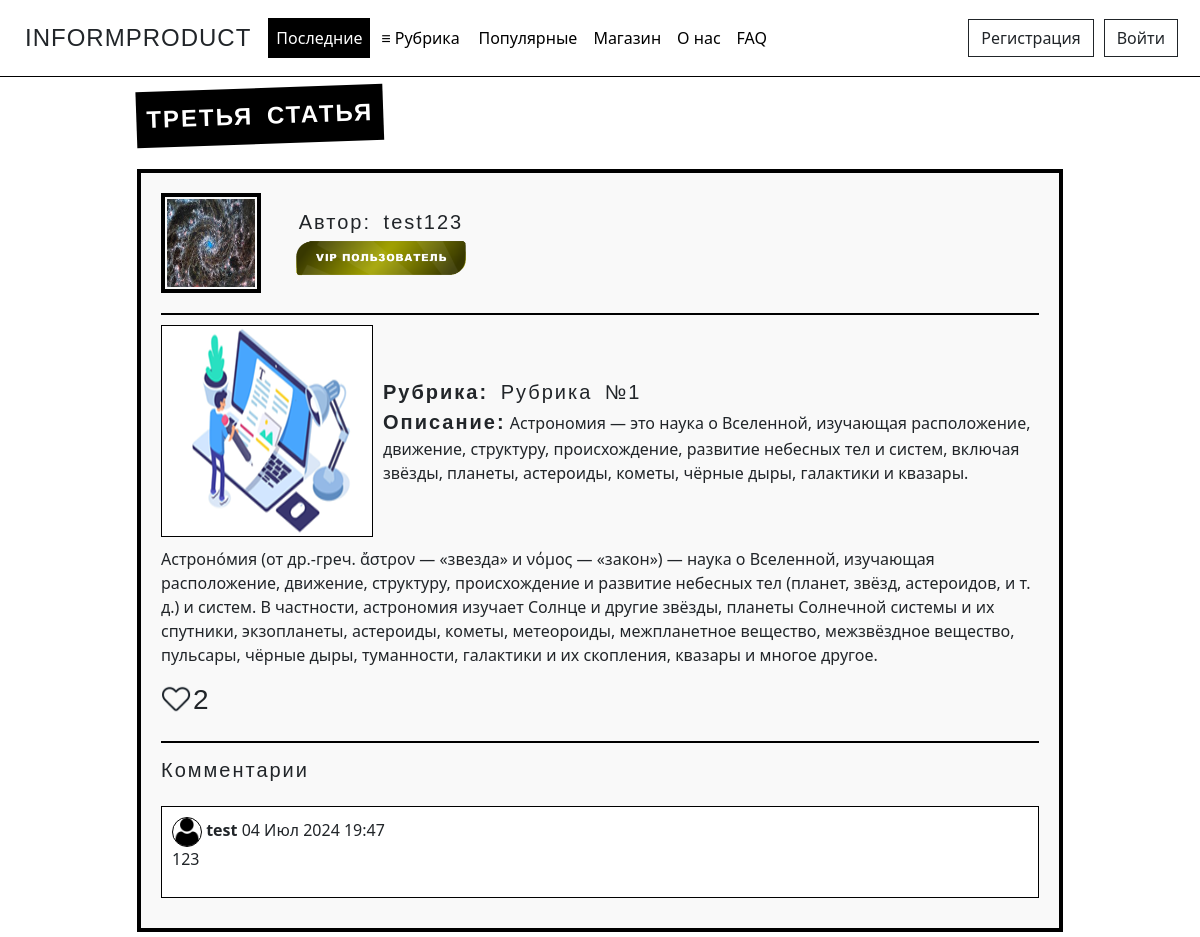
The page /articles/3 on the database its author committed.
### journal/models.py (models this page shows, shortened)
class Article(models.Model):
    CATEGORY_CHOICES = [
        ('Category №1', 'Рубрика №1'),
        ('Category №2', 'Рубрика №2'),
        ('Category №3', 'Рубрика №3'),
        ('Category №4', 'Рубрика №4'),
        ('Category №5', 'Рубрика №5'),
    ]
    title = models.CharField('Название', max_length=100)
    description = models.TextField('Описание')
    text = models.TextField('Основной текст')
    category = models.CharField(max_length=50, verbose_name='Рубрика', choices=CATEGORY_CHOICES, default='Рубрика №1')
    author = models.ForeignKey(User, verbose_name='Автор', on_delete=models.CASCADE)
    publication = models.BooleanField('Статус публикации', default=False)
    date = models.DateTimeField('Дата', default=timezone.now)
    likes = models.IntegerField('Количество лайков', default=0)
    img = models.ImageField('Превью', default='default_preview.png', upload_to='preview_images')
    class Meta:
        verbose_name = 'Статью'
        verbose_name_plural = 'Статьи'

class Comment(models.Model):
    article = models.ForeignKey(Article, verbose_name='Статья', related_name='comments', on_delete=models.CASCADE)
    author = models.ForeignKey(User, verbose_name='Комментатор', on_delete=models.CASCADE)
    text = models.TextField('Комментарий')
    date = models.DateTimeField('Дата', default=timezone.now)
    class Meta:
        verbose_name = 'Комментарий'
        verbose_name_plural = 'Комментарии'

### users/models.py (models this page shows, shortened)
class Profile(models.Model):
    STATUS_CHOICES = {
        ('User', 'Пользователь'),
        ('User VIP', 'VIP пользователь'),
        ('Admin', 'Администратор'),
    }
    user = models.OneToOneField(User, verbose_name='Имя пользователя', on_delete=models.CASCADE)
    img = models.ImageField('Фото пользователя', default='default_user.png', upload_to='user_images')
    status = models.CharField(max_length=20, verbose_name='Статус пользователя', choices=STATUS_CHOICES, default='User')
    vip_status_expiry = models.DateTimeField(verbose_name='Окончание VIP статуса', null=True, blank=True)
    class Meta:
        verbose_name = 'Профаил'
        verbose_name_plural = 'Профайлы'

### journal/views.py (the view)
# urls.py: path('articles/<int:pk>', views.ArticleDetailView.as_view(), name='articles-detail'),
class ArticleDetailView(DetailView):
    model = Article
    context_object_name = 'article'
    template_name = 'journal/articles_detail.html'
    def get_object(self, queryset=None):
        article = super().get_object(queryset)
        if not article.publication:
            raise Http404("Статья не опубликована")
        return article
    def get_context_data(self, **kwargs):
        ctx = super().get_context_data(**kwargs)
        user = self.request.user
        if user.is_authenticated:
            profile = Profile.objects.get(user=user)
            ctx['profile'] = profile
            ctx['comment_form'] = CommentForm()
            ctx['user_has_liked'] = Like.objects.filter(article=self.object, liked_by=user, like=True).exists()
            ctx['is_following'] = Follow.objects.filter(follower=user, following=self.object.author).exists()
        return ctx

### journal/templates/journal/articles_detail.html (shortened to what this page needs)
{% extends 'journal/base.html' %}
{% block home_active %}
  active
{% endblock %}
{% block content %}
<div class="tilted-text font">{{ article.title|striptags }}</div>
  <div class="article-container">
    <div class="author-article-line">
      <a href="{% url 'user-articles' article.author %}" class="no-underline">
      <img src="{{ article.author.profile.img.url }}" alt="{{ article.author }}" class="user-article-img">
      <div class="author-role">
          <div class="text-author">Автор: {{ article.author }}</div>
          {% if article.author.profile.status == 'User' %}
            <img src="/pictures/main_page/user_label.png" alt="Badge" width="180">
          {% elif article.author.profile.status == 'Admin' %}
            <img src="/pictures/main_page/admin_label.png" alt="Badge" width="180">
          {% else %}
            <img src="/pictures/main_page/user_vip_label.png" alt="Badge" width="180">
          {% endif %}
        </a>
      </div>
    </div>
    <div class="details">
      <div class="image-block">
       <img src="{{ article.img.url }}">
      </div>
      <div class="text-block">
        <div class="text-author"><b>Рубрика:</b> {{ article.get_category_display }}</div>
        <div><b class="text-author">Описание:</b> {{ article.description|safe }}</div>
      </div>
    </div>
    <div>
      <p>{{ article.text|safe }}</p>
    </div>
    <div class="details">
                <form method="post" action="{% url 'like-article' article.pk %}">
                  {% if user_has_liked %}
                     <input type="image" src="/pictures/like.png" alt="Удалить лайк"  width="30" height="30">
                  {% else %}
                    <input type="image" src="/pictures/unlike.png" alt="Удалить лайк"  width="30" height="30">
                  {% endif %}
                </form>
      <div class="text-block font text-like">
        {{ article.likes }}
      </div>
  </div>
  <div class="author-article-line"></div>
    <h2 class="comment_text">Комментарии</h2>
        <ul class="list-group mt-4">
          {% for comment in article.comments.all %}
            <li class="list-group-item">
              <a href="{% url 'user-articles' comment.author.username %}" class="no-underline">
              <img src="{{ comment.author.profile.img.url }}" alt="{{ comment.author.username }}" class="author-comment-img">
                <strong>{{ comment.author.username }}</strong></a> {{ comment.date|date:"d M Y H:i" }}
              <p>{{ comment.text }}</p>
            </li>
          {% empty %}
            <li class="list-group-item">Комментариев пока нет.</li>
          {% endfor %}
        </ul>
{% endblock %}

### journal/static/journal/main.css (style rules this page uses)
body { background-repeat: no-repeat; background-size: cover; background-attachment: fixed; background-position: center; padding-top: 60px; }
.no-underline { text-decoration: none; color: inherit; }
ul.list-group > li.list-group-item { word-wrap: break-word; border: 1px solid #000000; padding: 10px; margin-bottom: 10px; box-sizing: border-box; border-radius: 0; }
.font { font-family: 'Impact', sans-serif; letter-spacing: 2px; word-spacing: 5px; font-size: 28px; text-transform: uppercase; }
.tilted-text { display: inline-block; background-color: black; color: white; font-weight: bold; font-size: 24px; padding: 10px; transform: rotate(-2deg) translateY(-20px); user-select: none; }
.article-container { width: 100%; margin: 5px auto; border: 4px solid #000; padding: 20px; background-color: #f9f9f9; }
.author-article-line { border-bottom: 2px solid #000; padding-bottom: 20px; display: flex; align-items: center; }
.user-article-img { border: 4px solid #000; padding: 2px; width: 100px; height: 100px; text-align: center; }
.author-role { margin-left: 30px; text-align: center; }
.text-author { font-family: 'Impact', sans-serif; letter-spacing: 2px; word-spacing: 5px; font-size: 20px; }
.details { display: flex; align-items: center; justify-content: flex-start; }
.image-block { margin: 10px 10px 10px 0px; }
.image-block img { max-width: 150%; height: auto; width: auto; border: 1px solid #000; }
.text-block { flex: 1; }
.text-like { margin-top: -4px; margin-left: 2px; }
.comment_text label, h2 { font-family: 'Impact', sans-serif; letter-spacing: 2px; word-spacing: 5px; font-size: 20px; margin-top: 15px; }
.author-comment-img { width: 30px; height: 30px; border-radius: 50%; object-fit: cover; border: 1px solid #000; }

### rows shown on the page
Article: title "ТРЕТЬЯ СТАТЬЯ", author.profile.img (picture), author "test123", img (placeholder picture), category "Рубрика №1", description "Астрономия — это наука о Вселенной, изучающая расположение, движение, структуру, происхождение, развитие небесных тел и систем, включая звёзды, планеты, астероиды, кометы, чёрные дыры, галактики и квазары.", text "Астроно́мия (от др.-греч. ἄστρον — «звезда» и νόμος — «закон») — наука о Вселенной, изучающая расположение, движение, структуру, происхождение и развитие небесных тел (планет, звёзд, астероидов, и т. д.) и систем. В частности, астрономия изучает Солнце и другие звёзды, планеты Солнечной системы и их спутники, экзопланеты, астероиды, кометы, метеороиды, межпланетное вещество, межзвёздное вещество, пульсары, чёрные дыры, туманности, галактики и их скопления, квазары и многое другое.", likes "2"
Comment: author.profile.img (placeholder picture), author.username "test", date "04 Июл 2024 19:47", text "123"
